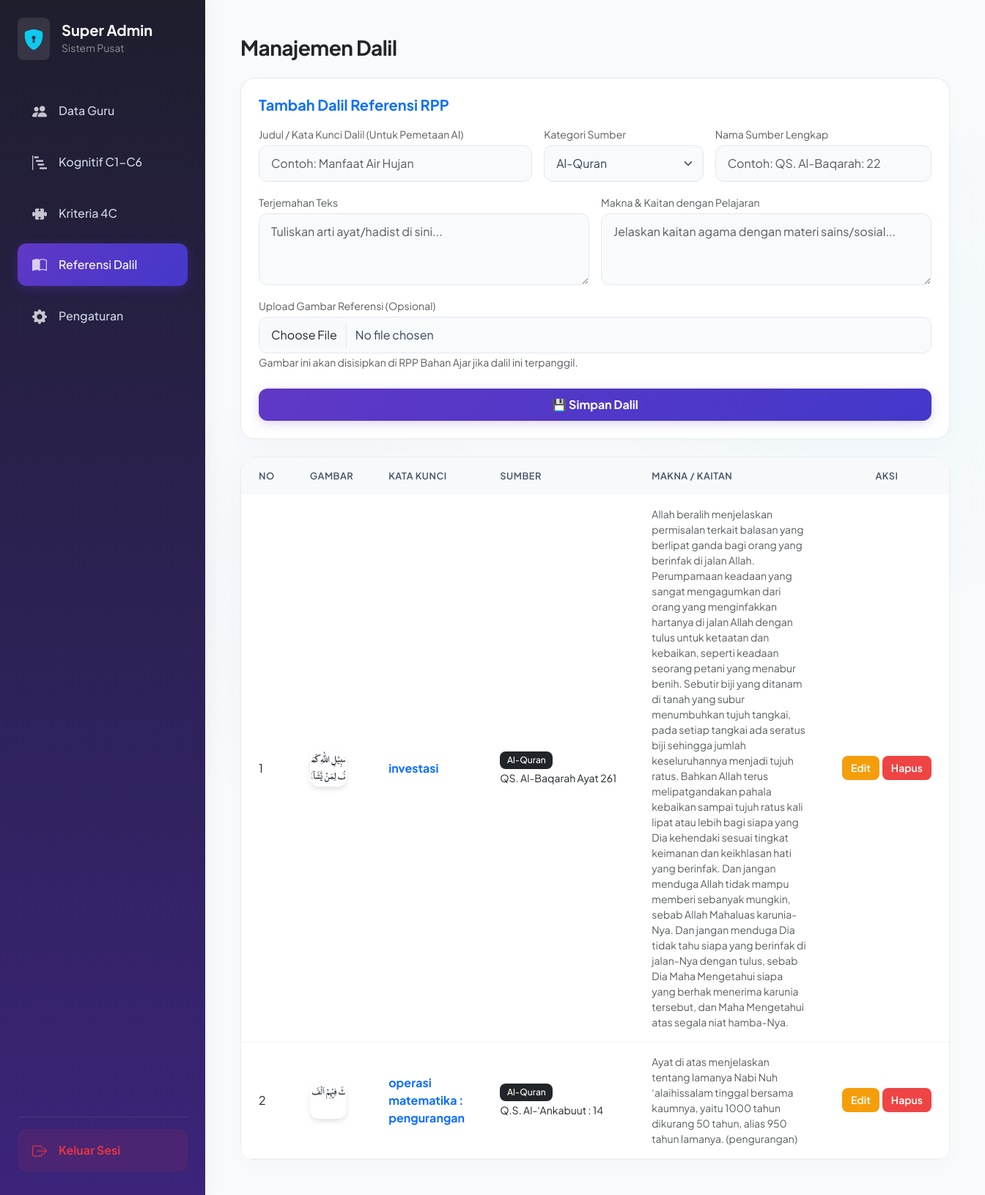
The app's page /superadmin/dashboard.php?page=dalil (signed in) with its own data.
### tables this page shows
CREATE TABLE IF NOT EXISTS `dalils` (
  `id` int NOT NULL AUTO_INCREMENT,
  `name` varchar(255) DEFAULT NULL,
  `source` varchar(50) DEFAULT NULL,
  `source_name` varchar(100) DEFAULT NULL,
  `translation` text,
  `meaning` text,
  `image_path` varchar(255) DEFAULT NULL,
  PRIMARY KEY (`id`)
);

### superadmin/dashboard.php (the view, shortened to what the rows shown need)
<?php
require '../auth/config.php';
$page = !empty($_GET['page']) ? $_GET['page'] : 'guru';
?>
<!DOCTYPE html>
<html lang="id">
<head>
    <link href="https://cdn.jsdelivr.net/npm/bootstrap@5.3.0/dist/css/bootstrap.min.css" rel="stylesheet">
    <link rel="stylesheet" href="https://cdn.jsdelivr.net/npm/bootstrap-icons@1.10.5/font/bootstrap-icons.css">
    <link rel="stylesheet" href="../style/style.css">
</head>
<body>
    <div class="d-flex min-vh-100">
        <div class="main-content flex-grow-1 p-4 p-md-5" style="margin-left: 280px; min-height: 100vh;">
            <?php if ($page === 'guru'): ?>
                <div class="card mb-4 border-0 shadow-sm col-12 col-xl-9 rounded-4">
                    <div class="card-body p-4">
                        <h5 class="mb-3 text-primary fw-bold">Daftarkan Guru Baru</h5>
                        <form method="POST" class="row g-3">
                            <div class="col-12 col-md-4">
                                <label class="form-label small text-muted mb-1">Nama Lengkap & Gelar</label>
                                <input type="text" name="name" class="form-control" placeholder="Contoh: Susi, S.Pd" required>
                            </div>
                            <div class="col-12 col-md-4">
                                <label class="form-label small text-muted mb-1">Username Login</label>
                                <input type="text" name="username" class="form-control" placeholder="guru_susi" required>
                            </div>
                            <div class="col-12 col-md-4">
                                <label class="form-label small text-muted mb-1">Password</label>
                                <input type="text" name="password" class="form-control" required>
                            </div>
                            <div class="col-12 text-end">
                                <button type="submit" name="add_guru" class="btn btn-primary px-4 fw-bold w-100 w-md-auto">Tambah Guru</button>
                            </div>
                        </form>
                    </div>
                </div>
                <div class="card shadow-sm border-0 rounded-4 col-12">
                    <div class="card-body p-0">
                        <div class="table-responsive">
                            <table class="table table-hover mb-0 align-middle text-nowrap">
                                <thead class="table-light"><tr><th class="ps-4">No</th><th>Nama Guru</th><th>Username</th><th>Password</th><th class="text-center">Aksi</th></tr></thead>
                                <tbody>
                                    <?php
                                    $stmt = $pdo->query("SELECT * FROM users WHERE role='guru' ORDER BY id DESC");
                                    $gurus = $stmt->fetchAll();
                                    $no = 1;
                                    if(count($gurus) > 0):
                                        foreach($gurus as $g):
                                    ?>
                                        <tr>
                                            <td class="ps-4"><?= $no++ ?></td>
                                            <td class="fw-bold"><?= htmlspecialchars($g['name']) ?></td>
                                            <td><span class="badge bg-secondary"><?= htmlspecialchars($g['username']) ?></span></td>
                                            <td class="text-muted small"><?= htmlspecialchars($g['password']) ?></td>
                                            <td class="text-center">
                                                <div class="d-flex gap-1 justify-content-center">
                                                    <button type="button" class="btn btn-sm btn-warning" data-bs-toggle="modal" data-bs-target="#editGuru<?= $g['id'] ?>">Edit</button>
                                                    <form method="POST" class="form-hapus-sweet m-0">
                                                        <input type="hidden" name="delete_guru" value="1">
                                                        <input type="hidden" name="id" value="<?= $g['id'] ?>">
                                                        <button type="submit" class="btn btn-sm btn-danger" data-message="Hapus akun guru ini secara permanen beserta semua data yang dimilikinya?">Hapus</button>
                                                    </form>
                                                </div>
                                            </td>
                                        </tr>
                                        <div class="modal fade" id="editGuru<?= $g['id'] ?>" tabindex="-1">
                                          <div class="modal-dialog modal-dialog-centered">
                                            <div class="modal-content border-0 shadow-lg">
                                              <form method="POST">
                                                  <div class="modal-header bg-light">
                                                    <h5 class="modal-title fw-bold">Edit Akun Guru</h5>
                                                    <button type="button" class="btn-close" data-bs-dismiss="modal"></button>
                                                  </div>
                                                  <div class="modal-body">
                                                    <input type="hidden" name="id" value="<?= $g['id'] ?>">
                                                    <div class="mb-3 text-start">
                                                        <label>Nama Lengkap</label>
                                                        <input type="text" name="name" class="form-control" value="<?= htmlspecialchars($g['name']) ?>" required>
                                                    </div>
                                                    <div class="mb-3 text-start">
                                                        <label>Username</label>
                                                        <input type="text" name="username" class="form-control" value="<?= htmlspecialchars($g['username']) ?>" required>
                                                    </div>
                                                    <div class="mb-3 text-start">
                                                        <label>Password</label>
                                                        <input type="text" name="password" class="form-control" value="<?= htmlspecialchars($g['password']) ?>" required>
                                                    </div>
                                                  </div>
                                                  <div class="modal-footer">
                                                    <button type="submit" name="edit_guru" class="btn btn-primary fw-bold w-100">Simpan Perubahan</button>
                                                  </div>
                                              </form>
                                            </div>
                                          </div>
                                        </div>
                                    <?php
                                        endforeach;
                                    else:
                                    ?>
                                        <tr><td colspan="5" class="text-center py-4 text-muted">Belum ada akun guru yang didaftarkan.</td></tr>
                                    <?php endif; ?>
                                </tbody>
                            </table>
                        </div>
                    </div>
                </div>
            <?php elseif ($page === 'dalil'): ?>
                <div class="card shadow-sm border-0 rounded-4 col-12">
                    <div class="card-body p-0">
                        <div class="table-responsive">
                            <table class="table table-hover mb-0 align-middle">
                                <thead class="table-light"><tr><th class="ps-4">No</th><th>Gambar</th><th>Kata Kunci</th><th>Sumber</th><th style="min-width: 250px;">Makna / Kaitan</th><th class="text-center">Aksi</th></tr></thead>
                                <tbody>
                                    <?php
                                    $stmt = $pdo->query("SELECT * FROM dalils ORDER BY id DESC");
                                    $dalils = $stmt->fetchAll();
                                    $no = 1;
                                    if(count($dalils) > 0):
                                        foreach($dalils as $d):
                                    ?>
                                        <tr>
                                            <td class="ps-4"><?= $no++ ?></td>
                                            <td>
                                                <?php if(!empty($d['image_path'])): ?>
                                                    <img src="../uploads/dalils/<?= $d['image_path'] ?>" class="dalil-img-preview" alt="Dalil">
                                                <?php else: ?>
                                                    <div class="bg-light text-muted d-flex align-items-center justify-content-center dalil-img-preview" style="font-size: 10px;">No Img</div>
                                                <?php endif; ?>
                                            </td>
                                            <td class="fw-bold text-primary text-wrap" style="min-width:150px;"><?= htmlspecialchars($d['name']) ?></td>
                                            <td class="text-nowrap"><span class="badge bg-dark"><?= htmlspecialchars($d['source']) ?></span><br><small><?= htmlspecialchars($d['source_name']) ?></small></td>
                                            <td class="small text-muted text-wrap">
                                                <?= htmlspecialchars($d['meaning']) ?>
                                            </td>
                                            <td class="text-center">
                                                <div class="d-flex gap-1 justify-content-center">
                                                    <button type="button" class="btn btn-sm btn-warning" data-bs-toggle="modal" data-bs-target="#editDalil<?= $d['id'] ?>">Edit</button>
                                                    <form method="POST" class="form-hapus-sweet m-0">
                                                        <button type="submit" class="btn btn-sm btn-danger" data-message="Hapus dalil ini?">Hapus</button>
                                                    </form>
                                                </div>
                                            </td>
                                        </tr>
                                    <?php
                                        endforeach;
                                    else:
                                    ?>
                                        <tr><td colspan="6" class="text-center py-5 text-muted">Belum ada dalil yang ditambahkan ke sistem.</td></tr>
                                    <?php endif; ?>
                                </tbody>
                            </table>
                        </div>
                    </div>
                </div>
            <?php endif; ?>
        </div>
    </div>
</body>
</html>

### records on screen
dalils: image_path (picture), name "investasi", source "Al-Quran", source_name "QS. Al-Baqarah Ayat 261", meaning "Allah beralih menjelaskan permisalan terkait balasan yang berlipat ganda bagi orang yang berinfak di jalan Allah. Perumpamaan keadaan yang sangat mengagumkan dari orang yang menginfakkan hartanya di jalan Allah dengan tulus untuk ketaatan dan kebaikan, seperti keadaan seorang petani yang menabur benih. Sebutir biji yang ditanam di tanah yang subur menumbuhkan tujuh tangkai, pada setiap tangkai ada seratus biji sehingga jumlah keseluruhannya menjadi tujuh ratus. Bahkan Allah terus melipatgandakan pahala kebaikan sampai tujuh ratus kali lipat atau lebih bagi siapa yang Dia kehendaki sesuai tingkat keimanan dan keikhlasan hati yang berinfak. Dan jangan menduga Allah tidak mampu memberi…"
dalils: image_path (picture), name "operasi matematika : pengurangan", source "Al-Quran", source_name "Q.S. Al-‘Ankabuut : 14", meaning "Ayat di atas menjelaskan tentang lamanya Nabi Nuh ‘alaihissalam tinggal bersama kaumnya, yaitu 1000 tahun dikurang 50 tahun, alias 950 tahun lamanya. (pengurangan)"

### other values on screen
$page "Dalil"
